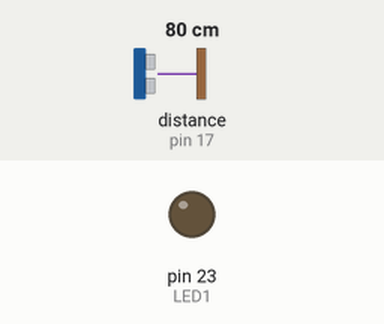
Simulated run of this sketch. Board: Arduino Mega 2560, built with avr-gcc and run on an emulated ATmega2560. Shown: output pins drawn as LEDs (lit = HIGH). Wiring (inferred from the names in the program): ultrasonic range finder: trigger pin 16; echo pin 17. The test bench sets the inputs (shaded band); at power-on: distance to the obstacle (sensor on pin 17) 80 cm. The echo pulse lasts 58.3 µs per cm; pins used as bus, display or sensor lines are not drawn.

Above: at 1.2 s.
1.3 s: distance to the obstacle (sensor on pin 17) set to 12 cm
2.8 s: distance to the obstacle (sensor on pin 17) set to 9 cm
At 4.0 s:
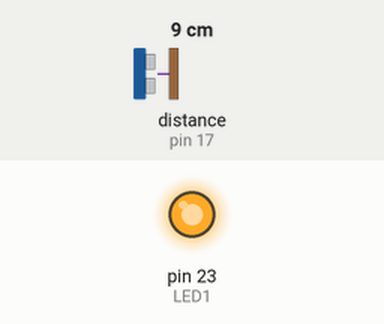
4.3 s: distance to the obstacle (sensor on pin 17) set to 18 cm
At 5.6 s:
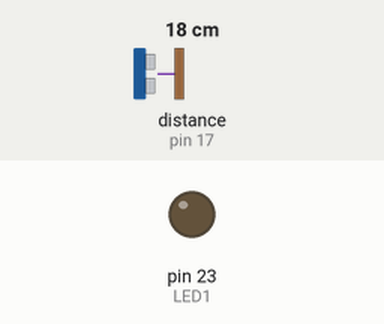
5.9 s: distance to the obstacle (sensor on pin 17) set to 2 cm
At 7.3 s:
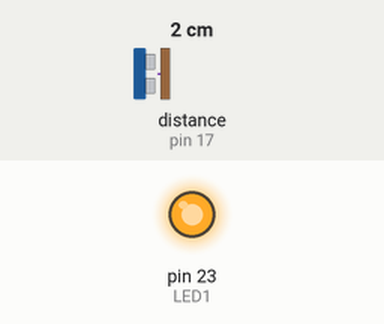
Timing chart, 0 to 8.5 s (numbered marks = the images above; inputs shaded):
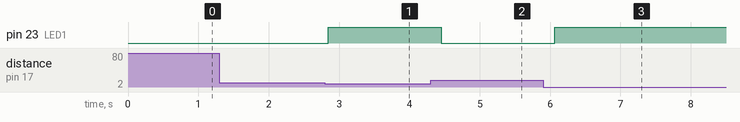

Measured:
- the behaviour switches between 11 and 10 cm on distance to the obstacle (sensor on pin 17) (found by bisection; images 0 and 1)
- after the input at 1.3 s, every drawn part: stays the same
- after the input at 2.8 s, pin 23 (LED1): LOW → HIGH after 0.05 s
- after the input at 4.3 s, pin 23 (LED1): HIGH → LOW after 0.16 s
- after the input at 5.9 s, pin 23 (LED1): LOW → HIGH after 0.17 s

The sketch:

sketch_distance.ino
```cpp
int TRIG = 16;
int ECHO = 17;

int LED1 = 23;

void setup() {
  // put your setup code here, to run once:
  pinMode(TRIG, OUTPUT);
  pinMode(ECHO, INPUT);
  pinMode(LED1, OUTPUT);
  Serial.begin(115200);
}

int i=0;
void loop() {
  // put your main code here, to run repeatedly:

  digitalWrite(TRIG, LOW);
  digitalWrite(ECHO, LOW);
  delayMicroseconds(2);
  digitalWrite(TRIG, HIGH);
  delayMicroseconds(10);
  digitalWrite(TRIG, LOW);

  unsigned long duration = pulseIn(ECHO, HIGH);

  float distance = duration / 29.0 / 2.0;

  if(distance < 10){
    digitalWrite(LED1, HIGH);
  }
  else{
    digitalWrite(LED1, LOW);
  }
  delay(200);
}
```
